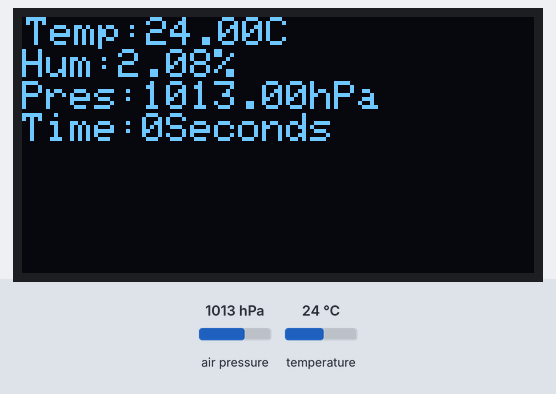
Simulated run of this program. Board: Arduino Uno, built with avr-gcc and run on an emulated ATmega328P. Shown: 128×64 one-colour display. The test bench sets the inputs (shaded band); at power-on: air pressure 1013 hPa, temperature 24 °C. What the program prints to the serial monitor is not drawn.

Above: at 2.6 s.
2.7 s: air pressure set to 952 hPa
At 9.3 s:
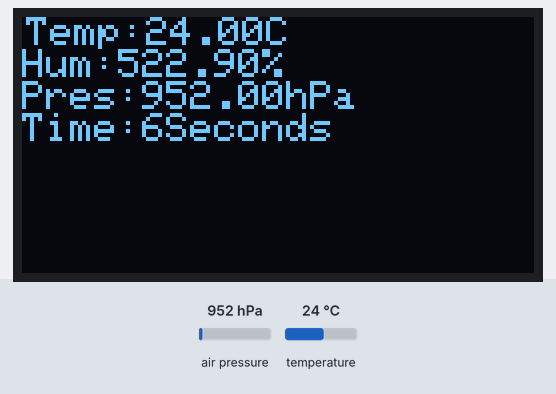
9.6 s: temperature set to 12 °C
At 15.6 s:
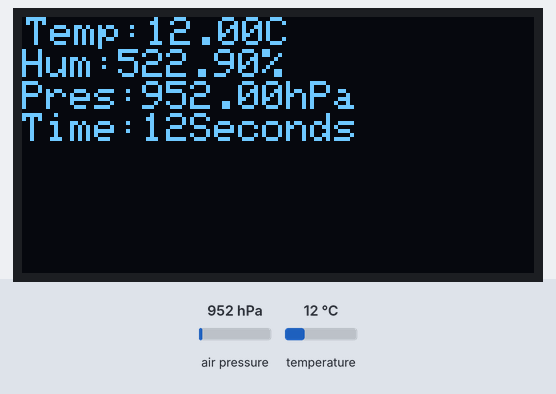
17.4 s: air pressure set to 975 hPa
At 20.7 s:
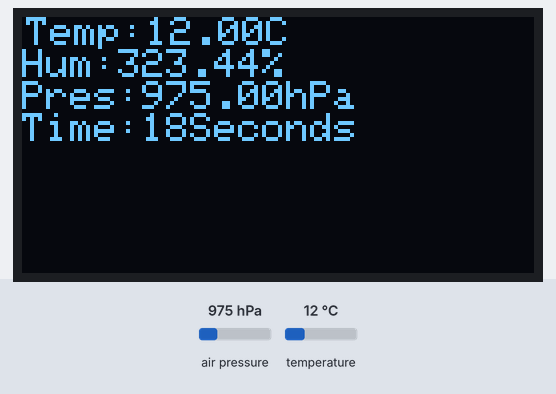
24.8 s: temperature set to 19 °C
At 30.6 s:
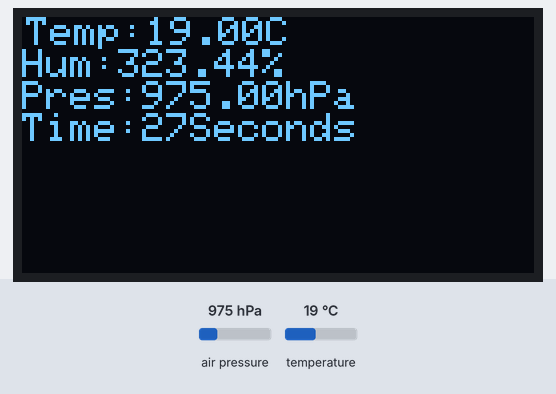
Timing chart, 0 to 32.1 s (numbered marks = the images above; inputs shaded):
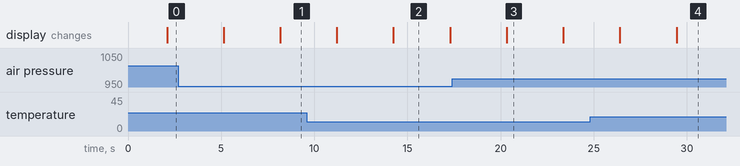

Measured:
- what the display in image 2 shows lasts 3.0 s, from 14.3 s to 17.3 s

The program:

main.cpp
```cpp
#include <Arduino.h> //Libraries needed for this lab
#include <Wire.h>
#include <Adafruit_Sensor.h>
#include <Adafruit_BMP280.h>
#include <SPI.h>
#include <Adafruit_GFX.h>
#include <Adafruit_SSD1306.h>


Adafruit_BMP280 bmp; //Global variables needed for this lab
float temperature;
float Altitude;
float pressure;
unsigned long time = 0;

#define SCREEN_WIDTH 128 //Setting the screen width of the OLED display
#define SCREEN_HEIGHT 64 //Setting the screen height of the OLED display

#define OLED_MOSI 11 //Setting the digital pins on Arduino to the following names
#define OLED_CLK 13
#define OLED_DC 9
#define OLED_CS 10
#define OLED_RST 8

Adafruit_SSD1306 display(
	SCREEN_WIDTH,
	SCREEN_HEIGHT,
	OLED_MOSI,
	OLED_CLK,
	OLED_DC,
	OLED_RST,
	OLED_CS
);


void setup() {
  // put your setup code here, to run once:

  Serial.begin(9600);
  Serial.println("Program Started");
  Wire.begin(); //Beginning I2C communication
  Serial.println("I2C Started");


  if (bmp.begin(0x76)) //if statement to check what address the BMP280 sensore was given
    {
     Serial.println("BMP280 Found at 0x76");
    }
  else if (bmp.begin(0x77))
    {
      Serial.println("BMP280 Found at 0x77");
    }
  else
    {
      Serial.println("BMP280 Not Found");
    }

  display.begin(
    SSD1306_SWITCHCAPVCC
  );

  display.clearDisplay();

  display.setTextSize(1); //Setting text size to 1

  display.setTextColor(SSD1306_WHITE); //Setting text color to white

  display.display(); //Refreshing the OLED to show text


}

void loop() {
  // put your main code here, to run repeatedly:

  time = millis() / 1000; //Creating time variable

  temperature = bmp.readTemperature(); //Creating temperature variable and storing the temperature value in it
  Serial.print("Temperature: ");
  Serial.print(temperature);
  Serial.println(" C");
  delay(1000);

  Altitude = bmp.readAltitude(1013.25); //Creating altitude varaiable and storing altitude in it

  Serial.print("Altitude: ");
  Serial.print(Altitude);
  Serial.println(" %");
  delay(1000);

  pressure = bmp.readPressure() / 100; //Creating pressure variable and storing pressure in hPa in it
  Serial.print("Pressure: ");
  Serial.print(pressure);
  Serial.println(" hPa");

  Serial.print("Time:");
  Serial.print(time);
  Serial.println("Seconds");

  display.clearDisplay(); //Clear the OLED display

  display.setCursor(1,0); //Move the OLED cursor to the top left of the screen

  display.print("Temp:"); //Displaying the following values and words on the OLED display
  display.print(temperature);
  display.println("C");

  display.print("Hum:");
  display.print(Altitude);
  display.println("%");

  display.print("Pres:");
  display.print(pressure);
  display.println("hPa");

  display.print("Time:");
  display.print(time);
  display.println("Seconds");

  display.display();

  delay(1000); //Take samples every 1000 seconds


}
```
